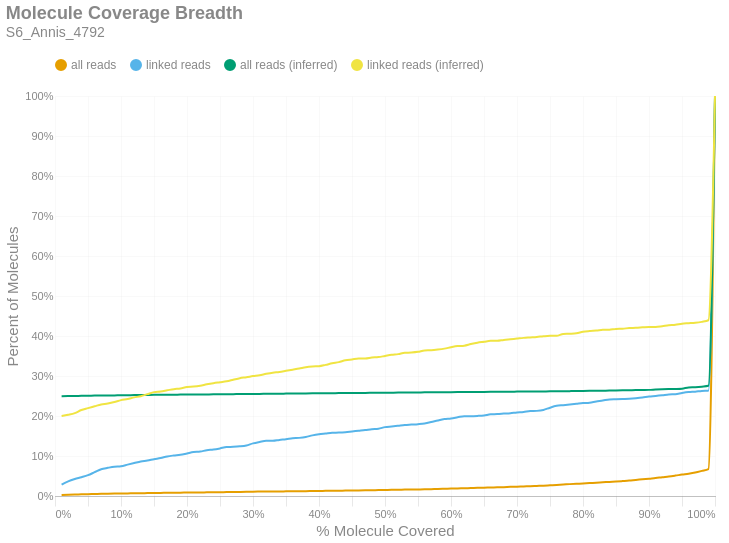

The notebook cell saved with this chart:
### Markdown cell above
### Molecule Read Coverage
This chart shows molecule coverage breadth as computed by the number of bases aligned to that molecule. In other words, "*how much of each unique long molecule is actually sequenced/aligned?*" Keep in mind there is a distinction between sequences and alignments, since some sequences belonging to a particular molecule may not align well and wouldn't appear in the alignment data. This chart also shows molecule coverage breadth as computed by the *inferred fragment* from which the aligned sequences originate. Unlike read coverage, this calculation takes into account the total insert size, including unsequenced gaps between the forward and reverse reads. Like the previous figures, these are cumulative percents.

### Code cell
if SKIPLR:
    print_html(f"Skipped")
else:
    binned_df = consolidated_hist(valids['coverage_bp'], mask, 0.01, True)
    binned_df_inf = consolidated_hist(valids['coverage_inserts'], mask, 0.01, True)
    binned_df = binned_df.with_columns(pl.lit(binned_df_inf['all reads (cumsum)']).alias('all reads (inferred)'))
    binned_df = binned_df.with_columns(pl.lit(binned_df_inf['linked reads (cumsum)']).alias('linked reads (inferred)'))
    binned_df = binned_df.with_columns(
        (pl.col('bin').cast(pl.Float64) + 0.01).alias('right_edge')
    )

    with SafeRender(binned_df):
        (
            density_plot(binned_df, 'Molecule Coverage Breadth', samplename, 'molcov', ['all reads (inferred)','linked reads (inferred)'])
            .encode(
                #x=alt.X('bin:Q', title="% Molecule Covered").axis(format = '%').scale(padding=0),
                x=alt.X('right_edge:Q', title="% Molecule Covered").axis(format='%').scale(padding=0),
                y=alt.Y('value:Q', title='Percent of Molecules')
                    .axis(format='%')
                    .stack(False)
                    .scale(domainMin=0, padding=0),
                color=alt.Color("key:N").scale(domain = ["all reads", "linked reads", "all reads (inferred)", "linked reads (inferred)"]),
                tooltip = [
                    alt.Tooltip("key:N", title = "Data Type"),
                    alt.Tooltip("range_label:N", title="% Molecule Covered"),
                    alt.Tooltip("value:Q", format = ".2%", title="% Molecules")
                ]
            )
        ).display()

### Figure 1 — Vega-Lite specification as saved in the notebook (floating-point values rounded to 4 significant figures)
{"width": "container", "height": 400, "config": {"title": {"anchor": "start", "dy": -15, "fontSize": 18, "color": "#888888", "subtitleColor": "#888888", "subtitleFontSize": 14}, "arc": {"fill": "#0072B2"}, "axis": {"domainColor": "#888888", "domainWidth": 0.5, "gridWidth": 0.2, "grid": false, "titleFontWeight": 400, "titleFontSize": 15, "labelFontSize": 11, "labelColor": "#888888", "tickColor": "#888888", "tickWidth": 0.2, "titleColor": "#888888"}, "axisBand": {"grid": false}, "axisX": {"grid": true, "tickSize": 10, "domainCap": "round"}, "axisY": {"domain": false, "grid": true, "tickSize": 0, "domainCap": "round"}, "background": "transparent", "header": {"labelFontSize": 15, "labelColor": "#888888", "titleFontSize": 15, "titleFontWeight": 600, "titleColor": "#888888"}, "legend": {"labelFont": "sans-serif", "labelFontSize": 12, "labelColor": "#888888", "symbolSize": 100, "symbolType": "circle", "titleFontSize": 12, "titlePadding": 10, "titleColor": "#888888", "title": null, "orient": "top"}, "range": {"category": ["#E69F00", "#56B4E9", "#009E73", "#F0E442", "#0072B2", "#D55E00", "#CC79A7", "#000000"], "diverging": ["#cfe8f3", "#a2d4ec", "#73bfe2", "#46abdb", "#1696d2", "#12719e"]}, "area": {"fill": "#0072B2", "fillOpacity": 0.7, "line": true, "strokeOpacity": 0.7}, "line": {"color": "#0072B2", "stroke": "#0072B2", "strokeWidth": 2}, "trail": {"color": "#0072B2", "stroke": "#0072B2", "strokeWidth": 0, "size": 1}, "point": {"filled": true, "fillOpacity": 1.0, "size": 95}, "text": {"color": "#888888", "fontSize": 11, "align": "right", "fontWeight": 400, "size": 11}, "bar": {"fill": "#0072B2", "stroke": null}, "view": {"stroke": null, "continuousWidth": 660, "continuousHeight": 400}}, "data": {"name": "data-c41acb6ad8475dce738f639e06f15b74"}, "mark": {"type": "line", "interpolate": "monotone", "point": {"opacity": 0, "size": 275}}, "encoding": {"color": {"field": "key", "scale": {"domain": ["all reads", "linked reads", "all reads (inferred)", "linked reads (inferred)"]}, "type": "nominal"}, "tooltip": [{"field": "key", "title": "Data Type", "type": "nominal"}, {"field": "range_label", "title": "% Molecule Covered", "type": "nominal"}, {"field": "value", "format": ".2%", "title": "% Molecules", "type": "quantitative"}], "x": {"axis": {"format": "%"}, "field": "right_edge", "scale": {"padding": 0}, "title": "% Molecule Covered", "type": "quantitative"}, "y": {"axis": {"format": "%"}, "field": "value", "scale": {"domainMin": 0, "padding": 0}, "stack": false, "title": "Percent of Molecules", "type": "quantitative"}}, "params": [{"name": "param_c36ac31b6afebe62", "select": {"type": "point", "fields": ["key"]}, "bind": "legend"}], "title": {"text": "Molecule Coverage Breadth", "subtitle": "S6_Annis_4792"}, "transform": [{"fold": ["all reads (cumsum)", "linked reads (cumsum)", "all reads (inferred)", "linked reads (inferred)"]}, {"calculate": "replace(datum.key, ' (cumsum)', '')", "as": "key"}, {"filter": {"param": "param_c36ac31b6afebe62"}}], "usermeta": {"embedOptions": {"downloadFileName": "S6_Annis_4792.molcov"}}, "$schema": "https://vega.github.io/schema/vega-lite/v6.1.0.json", "datasets": {"data-c41acb6ad8475dce738f639e06f15b74": [{"bin": "0.0", "interval": "0.0-0.01", "all reads": 0.002739, "linked reads": 0.0286, "all reads (cumsum)": 0.002739, "linked reads (cumsum)": 0.0286, "range_label": "0.0-0.01", "all reads (inferred)": 0.2495, "linked reads (inferred)": 0.2002, "right_edge": 0.01}, {"bin": "0.01", "interval": "0.01-0.02", "all reads": 0.000581, "linked reads": 0.008009, "all reads (cumsum)": 0.00332, "linked reads (cumsum)": 0.03661, "range_label": "0.01-0.02", "all reads (inferred)": 0.2497, "linked reads (inferred)": 0.2031, "right_edge": 0.02}, {"bin": "0.02", "interval": "0.02-0.03", "all reads": 0.000498, "linked reads": 0.005721, "all reads (cumsum)": 0.003818, "linked reads (cumsum)": 0.04233, "range_label": "0.02-0.03", "all reads (inferred)": 0.25, "linked reads (inferred)": 0.2071, "right_edge": 0.03}, {"bin": "0.03", "interval": "0.03-0.04", "all reads": 0.0003873, "linked reads": 0.004577, "all reads (cumsum)": 0.004205, "linked reads (cumsum)": 0.04691, "range_label": "0.03-0.04", "all reads (inferred)": 0.2504, "linked reads (inferred)": 0.2151, "right_edge": 0.04}, {"bin": "0.04", "interval": "0.04-0.05", "all reads": 0.0004703, "linked reads": 0.005149, "all reads (cumsum)": 0.004675, "linked reads (cumsum)": 0.05206, "range_label": "0.04-0.05", "all reads (inferred)": 0.2507, "linked reads (inferred)": 0.2197, "right_edge": 0.05}, {"bin": "0.05", "interval": "0.05-0.06", "all reads": 0.0004426, "linked reads": 0.007437, "all reads (cumsum)": 0.005118, "linked reads (cumsum)": 0.0595, "range_label": "0.05-0.06", "all reads (inferred)": 0.251, "linked reads (inferred)": 0.2243, "right_edge": 0.06}, {"bin": "0.06", "interval": "0.06-0.07", "all reads": 0.0004703, "linked reads": 0.007437, "all reads (cumsum)": 0.005588, "linked reads (cumsum)": 0.06693, "range_label": "0.06-0.07", "all reads (inferred)": 0.2512, "linked reads (inferred)": 0.2288, "right_edge": 0.07}, {"bin": "0.07", "interval": "0.07-0.08", "all reads": 0.0002767, "linked reads": 0.003432, "all reads (cumsum)": 0.005865, "linked reads (cumsum)": 0.07037, "range_label": "0.07-0.08", "all reads (inferred)": 0.2513, "linked reads (inferred)": 0.2311, "right_edge": 0.08}, {"bin": "0.08", "interval": "0.08-0.09", "all reads": 0.000166, "linked reads": 0.00286, "all reads (cumsum)": 0.006031, "linked reads (cumsum)": 0.07323, "range_label": "0.08-0.09", "all reads (inferred)": 0.2515, "linked reads (inferred)": 0.2351, "right_edge": 0.09}, {"bin": "0.09", "interval": "0.09-0.1", "all reads": 8.3e-05, "linked reads": 0.001144, "all reads (cumsum)": 0.006114, "linked reads (cumsum)": 0.07437, "range_label": "0.09-0.1", "all reads (inferred)": 0.2518, "linked reads (inferred)": 0.2397, "right_edge": 0.1}, {"bin": "0.1", "interval": "0.1-0.11", "all reads": 0.0003043, "linked reads": 0.004005, "all reads (cumsum)": 0.006418, "linked reads (cumsum)": 0.07838, "range_label": "0.1-0.11", "all reads (inferred)": 0.252, "linked reads (inferred)": 0.2426, "right_edge": 0.11}, {"bin": "0.11", "interval": "0.11-0.12", "all reads": 0.000332, "linked reads": 0.004005, "all reads (cumsum)": 0.00675, "linked reads (cumsum)": 0.08238, "range_label": "0.11-0.12", "all reads (inferred)": 0.2522, "linked reads (inferred)": 0.2466, "right_edge": 0.12}, {"bin": "0.12", "interval": "0.12-0.13", "all reads": 0.0003043, "linked reads": 0.004005, "all reads (cumsum)": 0.007055, "linked reads (cumsum)": 0.08638, "range_label": "0.12-0.13", "all reads (inferred)": 0.2523, "linked reads (inferred)": 0.2494, "right_edge": 0.13}, {"bin": "0.13", "interval": "0.13-0.14", "all reads": 0.0001937, "linked reads": 0.002288, "all reads (cumsum)": 0.007248, "linked reads (cumsum)": 0.08867, "range_label": "0.13-0.14", "all reads (inferred)": 0.2526, "linked reads (inferred)": 0.2546, "right_edge": 0.14}, {"bin": "0.14", "interval": "0.14-0.15", "all reads": 0.0002213, "linked reads": 0.003432, "all reads (cumsum)": 0.00747, "linked reads (cumsum)": 0.09211, "range_label": "0.14-0.15", "all reads (inferred)": 0.2528, "linked reads (inferred)": 0.2597, "right_edge": 0.15}, {"bin": "0.15", "interval": "0.15-0.16", "all reads": 0.0002213, "linked reads": 0.00286, "all reads (cumsum)": 0.007691, "linked reads (cumsum)": 0.09497, "range_label": "0.15-0.16", "all reads (inferred)": 0.2529, "linked reads (inferred)": 0.2614, "right_edge": 0.16}, {"bin": "0.16", "interval": "0.16-0.17", "all reads": 0.0003597, "linked reads": 0.004005, "all reads (cumsum)": 0.008051, "linked reads (cumsum)": 0.09897, "range_label": "0.16-0.17", "all reads (inferred)": 0.2531, "linked reads (inferred)": 0.2643, "right_edge": 0.17}, {"bin": "0.17", "interval": "0.17-0.18", "all reads": 0.0001937, "linked reads": 0.002288, "all reads (cumsum)": 0.008244, "linked reads (cumsum)": 0.1013, "range_label": "0.17-0.18", "all reads (inferred)": 0.2533, "linked reads (inferred)": 0.2672, "right_edge": 0.18}, {"bin": "0.18", "interval": "0.18-0.19", "all reads": 0.0001383, "linked reads": 0.001716, "all reads (cumsum)": 0.008383, "linked reads (cumsum)": 0.103, "range_label": "0.18-0.19", "all reads (inferred)": 0.2534, "linked reads (inferred)": 0.2689, "right_edge": 0.19}, {"bin": "0.19", "interval": "0.19-0.2", "all reads": 0.0002767, "linked reads": 0.003432, "all reads (cumsum)": 0.008659, "linked reads (cumsum)": 0.1064, "range_label": "0.19-0.2", "all reads (inferred)": 0.2536, "linked reads (inferred)": 0.2723, "right_edge": 0.2}, {"bin": "0.2", "interval": "0.2-0.21", "all reads": 0.0001937, "linked reads": 0.003432, "all reads (cumsum)": 0.008853, "linked reads (cumsum)": 0.1098, "range_label": "0.2-0.21", "all reads (inferred)": 0.2537, "linked reads (inferred)": 0.2735, "right_edge": 0.21}, {"bin": "0.21", "interval": "0.21-0.22", "all reads": 5.533e-05, "linked reads": 0.001144, "all reads (cumsum)": 0.008908, "linked reads (cumsum)": 0.111, "range_label": "0.21-0.22", "all reads (inferred)": 0.2538, "linked reads (inferred)": 0.2757, "right_edge": 0.22}, {"bin": "0.22", "interval": "0.22-0.23", "all reads": 0.0002767, "linked reads": 0.003432, "all reads (cumsum)": 0.009185, "linked reads (cumsum)": 0.1144, "range_label": "0.22-0.23", "all reads (inferred)": 0.254, "linked reads (inferred)": 0.2792, "right_edge": 0.23}, {"bin": "0.23", "interval": "0.23-0.24", "all reads": 0.000166, "linked reads": 0.001716, "all reads (cumsum)": 0.009351, "linked reads (cumsum)": 0.1161, "range_label": "0.23-0.24", "all reads (inferred)": 0.2541, "linked reads (inferred)": 0.282, "right_edge": 0.24}, {"bin": "0.24", "interval": "0.24-0.25", "all reads": 0.000166, "linked reads": 0.00286, "all reads (cumsum)": 0.009517, "linked reads (cumsum)": 0.119, "range_label": "0.24-0.25", "all reads (inferred)": 0.2543, "linked reads (inferred)": 0.2843, "right_edge": 0.25}, {"bin": "0.25", "interval": "0.25-0.26", "all reads": 0.000249, "linked reads": 0.003432, "all reads (cumsum)": 0.009766, "linked reads (cumsum)": 0.1224, "range_label": "0.25-0.26", "all reads (inferred)": 0.2544, "linked reads (inferred)": 0.2866, "right_edge": 0.26}, {"bin": "0.26", "interval": "0.26-0.27", "all reads": 0.000166, "linked reads": 0.0005721, "all reads (cumsum)": 0.009932, "linked reads (cumsum)": 0.123, "range_label": "0.26-0.27", "all reads (inferred)": 0.2546, "linked reads (inferred)": 0.2906, "right_edge": 0.27}, {"bin": "0.27", "interval": "0.27-0.28", "all reads": 0.0001937, "linked reads": 0.001144, "all reads (cumsum)": 0.01013, "linked reads (cumsum)": 0.1241, "range_label": "0.27-0.28", "all reads (inferred)": 0.2549, "linked reads (inferred)": 0.2946, "right_edge": 0.28}, {"bin": "0.28", "interval": "0.28-0.29", "all reads": 0.000249, "linked reads": 0.002288, "all reads (cumsum)": 0.01037, "linked reads (cumsum)": 0.1264, "range_label": "0.28-0.29", "all reads (inferred)": 0.255, "linked reads (inferred)": 0.2969, "right_edge": 0.29}, {"bin": "0.29", "interval": "0.29-0.3", "all reads": 0.0003873, "linked reads": 0.005149, "all reads (cumsum)": 0.01076, "linked reads (cumsum)": 0.1316, "range_label": "0.29-0.3", "all reads (inferred)": 0.2552, "linked reads (inferred)": 0.2998, "right_edge": 0.3}, {"bin": "0.3", "interval": "0.3-0.31", "all reads": 0.000249, "linked reads": 0.003432, "all reads (cumsum)": 0.01101, "linked reads (cumsum)": 0.135, "range_label": "0.3-0.31", "all reads (inferred)": 0.2553, "linked reads (inferred)": 0.3021, "right_edge": 0.31}, {"bin": "0.31", "interval": "0.31-0.32", "all reads": 0.0002213, "linked reads": 0.00286, "all reads (cumsum)": 0.01123, "linked reads (cumsum)": 0.1379, "range_label": "0.31-0.32", "all reads (inferred)": 0.2555, "linked reads (inferred)": 0.3055, "right_edge": 0.32}, {"bin": "0.32", "interval": "0.32-0.33", "all reads": 0.0, "linked reads": 0.0, "all reads (cumsum)": 0.01123, "linked reads (cumsum)": 0.1379, "range_label": "0.32-0.33", "all reads (inferred)": 0.2557, "linked reads (inferred)": 0.3084, "right_edge": 0.33}, {"bin": "0.33", "interval": "0.33-0.34", "all reads": 0.0002213, "linked reads": 0.002288, "all reads (cumsum)": 0.01145, "linked reads (cumsum)": 0.1402, "range_label": "0.33-0.34", "all reads (inferred)": 0.2558, "linked reads (inferred)": 0.3101, "right_edge": 0.34}, {"bin": "0.34", "interval": "0.34-0.35", "all reads": 0.0001383, "linked reads": 0.001716, "all reads (cumsum)": 0.01159, "linked reads (cumsum)": 0.1419, "range_label": "0.34-0.35", "all reads (inferred)": 0.256, "linked reads (inferred)": 0.3129, "right_edge": 0.35}, {"bin": "0.35", "interval": "0.35-0.36", "all reads": 0.000166, "linked reads": 0.002288, "all reads (cumsum)": 0.01176, "linked reads (cumsum)": 0.1442, "range_label": "0.35-0.36", "all reads (inferred)": 0.2562, "linked reads (inferred)": 0.3158, "right_edge": 0.36}, {"bin": "0.36", "interval": "0.36-0.37", "all reads": 0.0001107, "linked reads": 0.001144, "all reads (cumsum)": 0.01187, "linked reads (cumsum)": 0.1453, "range_label": "0.36-0.37", "all reads (inferred)": 0.2563, "linked reads (inferred)": 0.3186, "right_edge": 0.37}, {"bin": "0.37", "interval": "0.37-0.38", "all reads": 0.000249, "linked reads": 0.002288, "all reads (cumsum)": 0.01212, "linked reads (cumsum)": 0.1476, "range_label": "0.37-0.38", "all reads (inferred)": 0.2565, "linked reads (inferred)": 0.3221, "right_edge": 0.38}, {"bin": "0.38", "interval": "0.38-0.39", "all reads": 0.0003043, "linked reads": 0.004005, "all reads (cumsum)": 0.01242, "linked reads (cumsum)": 0.1516, "range_label": "0.38-0.39", "all reads (inferred)": 0.2566, "linked reads (inferred)": 0.3238, "right_edge": 0.39}, {"bin": "0.39", "interval": "0.39-0.4", "all reads": 0.0003043, "linked reads": 0.00286, "all reads (cumsum)": 0.01273, "linked reads (cumsum)": 0.1545, "range_label": "0.39-0.4", "all reads (inferred)": 0.2566, "linked reads (inferred)": 0.3244, "right_edge": 0.4}, {"bin": "0.4", "interval": "0.4-0.41", "all reads": 0.0001383, "linked reads": 0.001716, "all reads (cumsum)": 0.01286, "linked reads (cumsum)": 0.1562, "range_label": "0.4-0.41", "all reads (inferred)": 0.2568, "linked reads (inferred)": 0.3278, "right_edge": 0.41}, {"bin": "0.41", "interval": "0.41-0.42", "all reads": 0.000249, "linked reads": 0.001716, "all reads (cumsum)": 0.01311, "linked reads (cumsum)": 0.1579, "range_label": "0.41-0.42", "all reads (inferred)": 0.257, "linked reads (inferred)": 0.3318, "right_edge": 0.42}, {"bin": "0.42", "interval": "0.42-0.43", "all reads": 0.000166, "linked reads": 0.0005721, "all reads (cumsum)": 0.01328, "linked reads (cumsum)": 0.1585, "range_label": "0.42-0.43", "all reads (inferred)": 0.2572, "linked reads (inferred)": 0.3347, "right_edge": 0.43}, {"bin": "0.43", "interval": "0.43-0.44", "all reads": 0.0002767, "linked reads": 0.001144, "all reads (cumsum)": 0.01356, "linked reads (cumsum)": 0.1596, "range_label": "0.43-0.44", "all reads (inferred)": 0.2575, "linked reads (inferred)": 0.3392, "right_edge": 0.44}, {"bin": "0.44", "interval": "0.44-0.45", "all reads": 0.0002213, "linked reads": 0.001716, "all reads (cumsum)": 0.01378, "linked reads (cumsum)": 0.1613, "range_label": "0.44-0.45", "all reads (inferred)": 0.2576, "linked reads (inferred)": 0.3415, "right_edge": 0.45}, {"bin": "0.45", "interval": "0.45-0.46", "all reads": 0.000166, "linked reads": 0.001716, "all reads (cumsum)": 0.01394, "linked reads (cumsum)": 0.163, "range_label": "0.45-0.46", "all reads (inferred)": 0.2577, "linked reads (inferred)": 0.3438, "right_edge": 0.46}, {"bin": "0.46", "interval": "0.46-0.47", "all reads": 0.000249, "linked reads": 0.001716, "all reads (cumsum)": 0.01419, "linked reads (cumsum)": 0.1648, "range_label": "0.46-0.47", "all reads (inferred)": 0.2577, "linked reads (inferred)": 0.3438, "right_edge": 0.47}, {"bin": "0.47", "interval": "0.47-0.48", "all reads": 0.0003043, "linked reads": 0.002288, "all reads (cumsum)": 0.0145, "linked reads (cumsum)": 0.167, "range_label": "0.47-0.48", "all reads (inferred)": 0.2579, "linked reads (inferred)": 0.3461, "right_edge": 0.48}, {"bin": "0.48", "interval": "0.48-0.49", "all reads": 0.0002213, "linked reads": 0.001144, "all reads (cumsum)": 0.01472, "linked reads (cumsum)": 0.1682, "range_label": "0.48-0.49", "all reads (inferred)": 0.258, "linked reads (inferred)": 0.3473, "right_edge": 0.49}, {"bin": "0.49", "interval": "0.49-0.5", "all reads": 0.000332, "linked reads": 0.004005, "all reads (cumsum)": 0.01505, "linked reads (cumsum)": 0.1722, "range_label": "0.49-0.5", "all reads (inferred)": 0.2582, "linked reads (inferred)": 0.3501, "right_edge": 0.5}, {"bin": "0.5", "interval": "0.5-0.51", "all reads": 0.0003597, "linked reads": 0.001716, "all reads (cumsum)": 0.01541, "linked reads (cumsum)": 0.1739, "range_label": "0.5-0.51", "all reads (inferred)": 0.2584, "linked reads (inferred)": 0.353, "right_edge": 0.51}, {"bin": "0.51", "interval": "0.51-0.52", "all reads": 0.0002213, "linked reads": 0.001716, "all reads (cumsum)": 0.01563, "linked reads (cumsum)": 0.1756, "range_label": "0.51-0.52", "all reads (inferred)": 0.2585, "linked reads (inferred)": 0.3547, "right_edge": 0.52}, {"bin": "0.52", "interval": "0.52-0.53", "all reads": 0.000332, "linked reads": 0.001716, "all reads (cumsum)": 0.01596, "linked reads (cumsum)": 0.1773, "range_label": "0.52-0.53", "all reads (inferred)": 0.2587, "linked reads (inferred)": 0.3581, "right_edge": 0.53}, {"bin": "0.53", "interval": "0.53-0.54", "all reads": 0.0002213, "linked reads": 0.001144, "all reads (cumsum)": 0.01618, "linked reads (cumsum)": 0.1785, "range_label": "0.53-0.54", "all reads (inferred)": 0.2588, "linked reads (inferred)": 0.3587, "right_edge": 0.54}, {"bin": "0.54", "interval": "0.54-0.55", "all reads": 0.0002213, "linked reads": 0.001144, "all reads (cumsum)": 0.01641, "linked reads (cumsum)": 0.1796, "range_label": "0.54-0.55", "all reads (inferred)": 0.2589, "linked reads (inferred)": 0.3604, "right_edge": 0.55}, {"bin": "0.55", "interval": "0.55-0.56", "all reads": 0.000249, "linked reads": 0.001716, "all reads (cumsum)": 0.01665, "linked reads (cumsum)": 0.1814, "range_label": "0.55-0.56", "all reads (inferred)": 0.2591, "linked reads (inferred)": 0.3638, "right_edge": 0.56}, {"bin": "0.56", "interval": "0.56-0.57", "all reads": 0.000498, "linked reads": 0.003432, "all reads (cumsum)": 0.01715, "linked reads (cumsum)": 0.1848, "range_label": "0.56-0.57", "all reads (inferred)": 0.2592, "linked reads (inferred)": 0.3644, "right_edge": 0.57}, {"bin": "0.57", "interval": "0.57-0.58", "all reads": 0.0006363, "linked reads": 0.004005, "all reads (cumsum)": 0.01779, "linked reads (cumsum)": 0.1888, "range_label": "0.57-0.58", "all reads (inferred)": 0.2593, "linked reads (inferred)": 0.3661, "right_edge": 0.58}, {"bin": "0.58", "interval": "0.58-0.59", "all reads": 0.0003597, "linked reads": 0.003432, "all reads (cumsum)": 0.01815, "linked reads (cumsum)": 0.1922, "range_label": "0.58-0.59", "all reads (inferred)": 0.2594, "linked reads (inferred)": 0.3684, "right_edge": 0.59}, {"bin": "0.59", "interval": "0.59-0.6", "all reads": 0.000332, "linked reads": 0.001716, "all reads (cumsum)": 0.01848, "linked reads (cumsum)": 0.1939, "range_label": "0.59-0.6", "all reads (inferred)": 0.2596, "linked reads (inferred)": 0.3719, "right_edge": 0.6}, {"bin": "0.6", "interval": "0.6-0.61", "all reads": 0.0003873, "linked reads": 0.00286, "all reads (cumsum)": 0.01887, "linked reads (cumsum)": 0.1968, "range_label": "0.6-0.61", "all reads (inferred)": 0.2597, "linked reads (inferred)": 0.3747, "right_edge": 0.61}, {"bin": "0.61", "interval": "0.61-0.62", "all reads": 0.0005533, "linked reads": 0.00286, "all reads (cumsum)": 0.01942, "linked reads (cumsum)": 0.1997, "range_label": "0.61-0.62", "all reads (inferred)": 0.2598, "linked reads (inferred)": 0.3759, "right_edge": 0.62}, {"bin": "0.62", "interval": "0.62-0.63", "all reads": 0.000415, "linked reads": 0.0, "all reads (cumsum)": 0.01984, "linked reads (cumsum)": 0.1997, "range_label": "0.62-0.63", "all reads (inferred)": 0.26, "linked reads (inferred)": 0.3799, "right_edge": 0.63}, {"bin": "0.63", "interval": "0.63-0.64", "all reads": 0.000498, "linked reads": 0.0005721, "all reads (cumsum)": 0.02033, "linked reads (cumsum)": 0.2002, "range_label": "0.63-0.64", "all reads (inferred)": 0.2602, "linked reads (inferred)": 0.3833, "right_edge": 0.64}, {"bin": "0.64", "interval": "0.64-0.65", "all reads": 0.0003597, "linked reads": 0.001144, "all reads (cumsum)": 0.02069, "linked reads (cumsum)": 0.2014, "range_label": "0.64-0.65", "all reads (inferred)": 0.2603, "linked reads (inferred)": 0.3856, "right_edge": 0.65}, {"bin": "0.65", "interval": "0.65-0.66", "all reads": 0.000498, "linked reads": 0.00286, "all reads (cumsum)": 0.02119, "linked reads (cumsum)": 0.2042, "range_label": "0.65-0.66", "all reads (inferred)": 0.2604, "linked reads (inferred)": 0.3879, "right_edge": 0.66}, {"bin": "0.66", "interval": "0.66-0.67", "all reads": 0.000415, "linked reads": 0.0005721, "all reads (cumsum)": 0.02161, "linked reads (cumsum)": 0.2048, "range_label": "0.66-0.67", "all reads (inferred)": 0.2605, "linked reads (inferred)": 0.3879, "right_edge": 0.67}, {"bin": "0.67", "interval": "0.67-0.68", "all reads": 0.000498, "linked reads": 0.001144, "all reads (cumsum)": 0.0221, "linked reads (cumsum)": 0.2059, "range_label": "0.67-0.68", "all reads (inferred)": 0.2606, "linked reads (inferred)": 0.3902, "right_edge": 0.68}, {"bin": "0.68", "interval": "0.68-0.69", "all reads": 0.0007193, "linked reads": 0.001144, "all reads (cumsum)": 0.02282, "linked reads (cumsum)": 0.2071, "range_label": "0.68-0.69", "all reads (inferred)": 0.2608, "linked reads (inferred)": 0.3919, "right_edge": 0.69}, {"bin": "0.69", "interval": "0.69-0.7", "all reads": 0.0004703, "linked reads": 0.001716, "all reads (cumsum)": 0.02329, "linked reads (cumsum)": 0.2088, "range_label": "0.69-0.7", "all reads (inferred)": 0.2609, "linked reads (inferred)": 0.3936, "right_edge": 0.7}, {"bin": "0.7", "interval": "0.7-0.71", "all reads": 0.0006363, "linked reads": 0.001144, "all reads (cumsum)": 0.02393, "linked reads (cumsum)": 0.21, "range_label": "0.7-0.71", "all reads (inferred)": 0.2611, "linked reads (inferred)": 0.3953, "right_edge": 0.71}, {"bin": "0.71", "interval": "0.71-0.72", "all reads": 0.0005256, "linked reads": 0.002288, "all reads (cumsum)": 0.02446, "linked reads (cumsum)": 0.2122, "range_label": "0.71-0.72", "all reads (inferred)": 0.2612, "linked reads (inferred)": 0.3965, "right_edge": 0.72}, {"bin": "0.72", "interval": "0.72-0.73", "all reads": 0.0006916, "linked reads": 0.0005721, "all reads (cumsum)": 0.02515, "linked reads (cumsum)": 0.2128, "range_label": "0.72-0.73", "all reads (inferred)": 0.2613, "linked reads (inferred)": 0.3976, "right_edge": 0.73}, {"bin": "0.73", "interval": "0.73-0.74", "all reads": 0.0006916, "linked reads": 0.002288, "all reads (cumsum)": 0.02584, "linked reads (cumsum)": 0.2151, "range_label": "0.73-0.74", "all reads (inferred)": 0.2614, "linked reads (inferred)": 0.3993, "right_edge": 0.74}, {"bin": "0.74", "interval": "0.74-0.75", "all reads": 0.000913, "linked reads": 0.005721, "all reads (cumsum)": 0.02675, "linked reads (cumsum)": 0.2208, "range_label": "0.74-0.75", "all reads (inferred)": 0.2616, "linked reads (inferred)": 0.4005, "right_edge": 0.75}, {"bin": "0.75", "interval": "0.75-0.76", "all reads": 0.000913, "linked reads": 0.004577, "all reads (cumsum)": 0.02767, "linked reads (cumsum)": 0.2254, "range_label": "0.75-0.76", "all reads (inferred)": 0.2617, "linked reads (inferred)": 0.4005, "right_edge": 0.76}, {"bin": "0.76", "interval": "0.76-0.77", "all reads": 0.0009683, "linked reads": 0.001716, "all reads (cumsum)": 0.02863, "linked reads (cumsum)": 0.2271, "range_label": "0.76-0.77", "all reads (inferred)": 0.2621, "linked reads (inferred)": 0.405, "right_edge": 0.77}, {"bin": "0.77", "interval": "0.77-0.78", "all reads": 0.001051, "linked reads": 0.001716, "all reads (cumsum)": 0.02969, "linked reads (cumsum)": 0.2288, "range_label": "0.77-0.78", "all reads (inferred)": 0.2622, "linked reads (inferred)": 0.4056, "right_edge": 0.78}, {"bin": "0.78", "interval": "0.78-0.79", "all reads": 0.0008576, "linked reads": 0.001716, "all reads (cumsum)": 0.03054, "linked reads (cumsum)": 0.2305, "range_label": "0.78-0.79", "all reads (inferred)": 0.2624, "linked reads (inferred)": 0.4068, "right_edge": 0.79}, {"bin": "0.79", "interval": "0.79-0.8", "all reads": 0.0007193, "linked reads": 0.001716, "all reads (cumsum)": 0.03126, "linked reads (cumsum)": 0.2323, "range_label": "0.79-0.8", "all reads (inferred)": 0.2627, "linked reads (inferred)": 0.4108, "right_edge": 0.8}, {"bin": "0.8", "interval": "0.8-0.81", "all reads": 0.0009683, "linked reads": 0.001144, "all reads (cumsum)": 0.03223, "linked reads (cumsum)": 0.2334, "range_label": "0.8-0.81", "all reads (inferred)": 0.2629, "linked reads (inferred)": 0.4125, "right_edge": 0.81}, {"bin": "0.81", "interval": "0.81-0.82", "all reads": 0.001134, "linked reads": 0.00286, "all reads (cumsum)": 0.03336, "linked reads (cumsum)": 0.2363, "range_label": "0.81-0.82", "all reads (inferred)": 0.263, "linked reads (inferred)": 0.4136, "right_edge": 0.82}, {"bin": "0.82", "interval": "0.82-0.83", "all reads": 0.000913, "linked reads": 0.002288, "all reads (cumsum)": 0.03428, "linked reads (cumsum)": 0.2386, "range_label": "0.82-0.83", "all reads (inferred)": 0.2633, "linked reads (inferred)": 0.4153, "right_edge": 0.83}, {"bin": "0.83", "interval": "0.83-0.84", "all reads": 0.001024, "linked reads": 0.00286, "all reads (cumsum)": 0.0353, "linked reads (cumsum)": 0.2414, "range_label": "0.83-0.84", "all reads (inferred)": 0.2635, "linked reads (inferred)": 0.4159, "right_edge": 0.84}, {"bin": "0.84", "interval": "0.84-0.85", "all reads": 0.0008853, "linked reads": 0.0005721, "all reads (cumsum)": 0.03619, "linked reads (cumsum)": 0.242, "range_label": "0.84-0.85", "all reads (inferred)": 0.2639, "linked reads (inferred)": 0.4176, "right_edge": 0.85}, {"bin": "0.85", "interval": "0.85-0.86", "all reads": 0.001107, "linked reads": 0.0005721, "all reads (cumsum)": 0.03729, "linked reads (cumsum)": 0.2426, "range_label": "0.85-0.86", "all reads (inferred)": 0.2642, "linked reads (inferred)": 0.4182, "right_edge": 0.86}, {"bin": "0.86", "interval": "0.86-0.87", "all reads": 0.00119, "linked reads": 0.0005721, "all reads (cumsum)": 0.03848, "linked reads (cumsum)": 0.2431, "range_label": "0.86-0.87", "all reads (inferred)": 0.2645, "linked reads (inferred)": 0.4199, "right_edge": 0.87}, {"bin": "0.87", "interval": "0.87-0.88", "all reads": 0.001715, "linked reads": 0.001144, "all reads (cumsum)": 0.0402, "linked reads (cumsum)": 0.2443, "range_label": "0.87-0.88", "all reads (inferred)": 0.2648, "linked reads (inferred)": 0.4205, "right_edge": 0.88}, {"bin": "0.88", "interval": "0.88-0.89", "all reads": 0.001522, "linked reads": 0.001716, "all reads (cumsum)": 0.04172, "linked reads (cumsum)": 0.246, "range_label": "0.88-0.89", "all reads (inferred)": 0.2651, "linked reads (inferred)": 0.4216, "right_edge": 0.89}, {"bin": "0.89", "interval": "0.89-0.9", "all reads": 0.001688, "linked reads": 0.00286, "all reads (cumsum)": 0.04341, "linked reads (cumsum)": 0.2489, "range_label": "0.89-0.9", "all reads (inferred)": 0.2653, "linked reads (inferred)": 0.4228, "right_edge": 0.9}, {"bin": "0.9", "interval": "0.9-0.91", "all reads": 0.001522, "linked reads": 0.001144, "all reads (cumsum)": 0.04493, "linked reads (cumsum)": 0.25, "range_label": "0.9-0.91", "all reads (inferred)": 0.2662, "linked reads (inferred)": 0.4228, "right_edge": 0.91}, {"bin": "0.91", "interval": "0.91-0.92", "all reads": 0.001992, "linked reads": 0.001716, "all reads (cumsum)": 0.04692, "linked reads (cumsum)": 0.2517, "range_label": "0.91-0.92", "all reads (inferred)": 0.267, "linked reads (inferred)": 0.4245, "right_edge": 0.92}, {"bin": "0.92", "interval": "0.92-0.93", "all reads": 0.001771, "linked reads": 0.002288, "all reads (cumsum)": 0.04869, "linked reads (cumsum)": 0.254, "range_label": "0.92-0.93", "all reads (inferred)": 0.2674, "linked reads (inferred)": 0.4268, "right_edge": 0.93}, {"bin": "0.93", "interval": "0.93-0.94", "all reads": 0.002296, "linked reads": 0.0005721, "all reads (cumsum)": 0.05099, "linked reads (cumsum)": 0.2546, "range_label": "0.93-0.94", "all reads (inferred)": 0.2676, "linked reads (inferred)": 0.4279, "right_edge": 0.94}, {"bin": "0.94", "interval": "0.94-0.95", "all reads": 0.002518, "linked reads": 0.00286, "all reads (cumsum)": 0.05351, "linked reads (cumsum)": 0.2574, "range_label": "0.94-0.95", "all reads (inferred)": 0.2682, "linked reads (inferred)": 0.4308, "right_edge": 0.95}, {"bin": "0.95", "interval": "0.95-0.96", "all reads": 0.002186, "linked reads": 0.002288, "all reads (cumsum)": 0.05569, "linked reads (cumsum)": 0.2597, "range_label": "0.95-0.96", "all reads (inferred)": 0.2713, "linked reads (inferred)": 0.4319, "right_edge": 0.96}, {"bin": "0.96", "interval": "0.96-0.97", "all reads": 0.002877, "linked reads": 0.001144, "all reads (cumsum)": 0.05857, "linked reads (cumsum)": 0.2609, "range_label": "0.96-0.97", "all reads (inferred)": 0.272, "linked reads (inferred)": 0.4331, "right_edge": 0.97}, {"bin": "0.97", "interval": "0.97-0.98", "all reads": 0.004205, "linked reads": 0.001716, "all reads (cumsum)": 0.06277, "linked reads (cumsum)": 0.2626, "range_label": "0.97-0.98", "all reads (inferred)": 0.2733, "linked reads (inferred)": 0.4354, "right_edge": 0.98}, {"bin": "0.98", "interval": "0.98-0.99", "all reads": 0.004703, "linked reads": 0.0005721, "all reads (cumsum)": 0.06748, "linked reads (cumsum)": 0.2632, "range_label": "0.98-0.99", "all reads (inferred)": 0.2754, "linked reads (inferred)": 0.4394, "right_edge": 0.99}, {"bin": "0.99", "interval": "0.99-1.0", "all reads": 0.9325, "linked reads": 0.7368, "all reads (cumsum)": 1.0, "linked reads (cumsum)": 1.0, "range_label": "0.99-1.0", "all reads (inferred)": 1.0, "linked reads (inferred)": 1.0, "right_edge": 1.0}]}}
